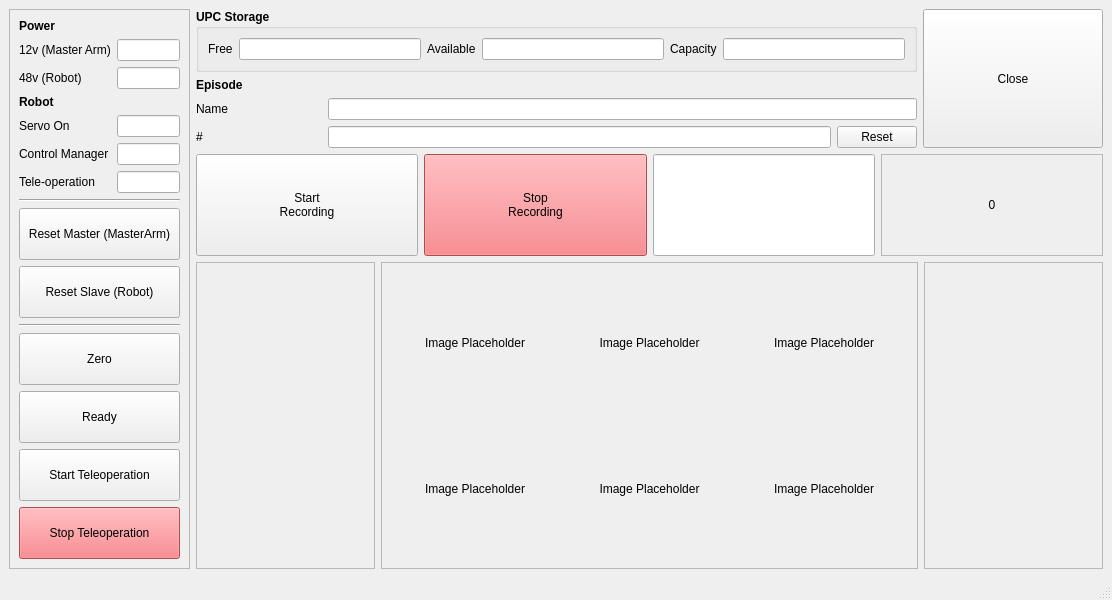
<?xml version="1.0" encoding="UTF-8"?>
<ui version="4.0">
 <class>MainWindow</class>
 <widget class="QMainWindow" name="MainWindow">
  <property name="geometry">
   <rect>
    <x>0</x>
    <y>0</y>
    <width>1112</width>
    <height>600</height>
   </rect>
  </property>
  <property name="windowTitle">
   <string>MainWindow</string>
  </property>
  <widget class="QWidget" name="centralwidget">
   <layout class="QHBoxLayout" name="horizontalLayout" stretch="1,5">
    <item>
     <widget class="QFrame" name="frame">
      <property name="frameShape">
       <enum>QFrame::Shape::StyledPanel</enum>
      </property>
      <property name="frameShadow">
       <enum>QFrame::Shadow::Raised</enum>
      </property>
      <layout class="QVBoxLayout" name="verticalLayout">
       <item>
        <layout class="QGridLayout" name="gridLayout">
         <item row="2" column="0">
          <widget class="QLabel" name="label_2">
           <property name="text">
            <string>48v (Robot)</string>
           </property>
          </widget>
         </item>
         <item row="3" column="0" colspan="2">
          <widget class="QLabel" name="label_4">
           <property name="font">
            <font>
             <bold>true</bold>
            </font>
           </property>
           <property name="text">
            <string>Robot</string>
           </property>
          </widget>
         </item>
         <item row="5" column="0">
          <widget class="QLabel" name="label_6">
           <property name="text">
            <string>Control Manager</string>
           </property>
          </widget>
         </item>
         <item row="4" column="1">
          <widget class="QLineEdit" name="LE_ServoOn">
           <property name="focusPolicy">
            <enum>Qt::FocusPolicy::NoFocus</enum>
           </property>
           <property name="readOnly">
            <bool>true</bool>
           </property>
          </widget>
         </item>
         <item row="1" column="1">
          <widget class="QLineEdit" name="LE_12v">
           <property name="focusPolicy">
            <enum>Qt::FocusPolicy::NoFocus</enum>
           </property>
           <property name="readOnly">
            <bool>true</bool>
           </property>
          </widget>
         </item>
         <item row="0" column="0" colspan="2">
          <widget class="QLabel" name="label_3">
           <property name="font">
            <font>
             <bold>true</bold>
            </font>
           </property>
           <property name="text">
            <string>Power</string>
           </property>
          </widget>
         </item>
         <item row="4" column="0">
          <widget class="QLabel" name="label_5">
           <property name="text">
            <string>Servo On</string>
           </property>
          </widget>
         </item>
         <item row="1" column="0">
          <widget class="QLabel" name="label">
           <property name="text">
            <string>12v (Master Arm)</string>
           </property>
          </widget>
         </item>
         <item row="2" column="1">
          <widget class="QLineEdit" name="LE_48v">
           <property name="focusPolicy">
            <enum>Qt::FocusPolicy::NoFocus</enum>
           </property>
           <property name="readOnly">
            <bool>true</bool>
           </property>
          </widget>
         </item>
         <item row="5" column="1">
          <widget class="QLineEdit" name="LE_ControlManager">
           <property name="focusPolicy">
            <enum>Qt::FocusPolicy::NoFocus</enum>
           </property>
           <property name="readOnly">
            <bool>true</bool>
           </property>
          </widget>
         </item>
         <item row="6" column="0">
          <widget class="QLabel" name="label_13">
           <property name="text">
            <string>Tele-operation</string>
           </property>
          </widget>
         </item>
         <item row="6" column="1">
          <widget class="QLineEdit" name="LE_Teleop">
           <property name="focusPolicy">
            <enum>Qt::FocusPolicy::NoFocus</enum>
           </property>
           <property name="readOnly">
            <bool>true</bool>
           </property>
          </widget>
         </item>
        </layout>
       </item>
       <item>
        <widget class="Line" name="line_2">
         <property name="lineWidth">
          <number>1</number>
         </property>
         <property name="orientation">
          <enum>Qt::Orientation::Horizontal</enum>
         </property>
        </widget>
       </item>
       <item>
        <widget class="QPushButton" name="PB_ResetMaster">
         <property name="sizePolicy">
          <sizepolicy hsizetype="Minimum" vsizetype="Preferred">
           <horstretch>0</horstretch>
           <verstretch>0</verstretch>
          </sizepolicy>
         </property>
         <property name="text">
          <string>Reset Master (MasterArm)</string>
         </property>
        </widget>
       </item>
       <item>
        <widget class="QPushButton" name="PB_ResetSlave">
         <property name="sizePolicy">
          <sizepolicy hsizetype="Minimum" vsizetype="Preferred">
           <horstretch>0</horstretch>
           <verstretch>0</verstretch>
          </sizepolicy>
         </property>
         <property name="text">
          <string>Reset Slave (Robot)</string>
         </property>
        </widget>
       </item>
       <item>
        <widget class="Line" name="line">
         <property name="orientation">
          <enum>Qt::Orientation::Horizontal</enum>
         </property>
        </widget>
       </item>
       <item>
        <widget class="QPushButton" name="PB_Zero">
         <property name="sizePolicy">
          <sizepolicy hsizetype="Minimum" vsizetype="Preferred">
           <horstretch>0</horstretch>
           <verstretch>0</verstretch>
          </sizepolicy>
         </property>
         <property name="text">
          <string>Zero</string>
         </property>
        </widget>
       </item>
       <item>
        <widget class="QPushButton" name="PB_Ready">
         <property name="sizePolicy">
          <sizepolicy hsizetype="Minimum" vsizetype="Preferred">
           <horstretch>0</horstretch>
           <verstretch>0</verstretch>
          </sizepolicy>
         </property>
         <property name="text">
          <string>Ready</string>
         </property>
        </widget>
       </item>
       <item>
        <widget class="QPushButton" name="PB_StartTeleoperation">
         <property name="sizePolicy">
          <sizepolicy hsizetype="Minimum" vsizetype="Preferred">
           <horstretch>0</horstretch>
           <verstretch>0</verstretch>
          </sizepolicy>
         </property>
         <property name="text">
          <string>Start Teleoperation</string>
         </property>
        </widget>
       </item>
       <item>
        <widget class="QPushButton" name="PB_StopTeleoperation">
         <property name="sizePolicy">
          <sizepolicy hsizetype="Minimum" vsizetype="Preferred">
           <horstretch>0</horstretch>
           <verstretch>0</verstretch>
          </sizepolicy>
         </property>
         <property name="styleSheet">
          <string notr="true">QPushButton {background-color: #f16a6f}</string>
         </property>
         <property name="text">
          <string>Stop Teleoperation</string>
         </property>
        </widget>
       </item>
      </layout>
     </widget>
    </item>
    <item>
     <layout class="QVBoxLayout" name="verticalLayout_2" stretch="1,1,3">
      <item>
       <layout class="QHBoxLayout" name="horizontalLayout_2" stretch="4,1">
        <item>
         <layout class="QVBoxLayout" name="verticalLayout_4">
          <item>
           <widget class="QGroupBox" name="groupBox">
            <property name="font">
             <font>
              <bold>true</bold>
             </font>
            </property>
            <property name="title">
             <string>UPC Storage</string>
            </property>
            <layout class="QHBoxLayout" name="horizontalLayout_3">
             <item>
              <widget class="QLabel" name="label_7">
               <property name="font">
                <font>
                 <bold>false</bold>
                </font>
               </property>
               <property name="text">
                <string>Free</string>
               </property>
              </widget>
             </item>
             <item>
              <widget class="QLineEdit" name="LE_UPCStorageFree">
               <property name="font">
                <font>
                 <bold>false</bold>
                </font>
               </property>
               <property name="focusPolicy">
                <enum>Qt::FocusPolicy::NoFocus</enum>
               </property>
               <property name="readOnly">
                <bool>true</bool>
               </property>
              </widget>
             </item>
             <item>
              <widget class="QLabel" name="label_8">
               <property name="font">
                <font>
                 <bold>false</bold>
                </font>
               </property>
               <property name="text">
                <string>Available</string>
               </property>
              </widget>
             </item>
             <item>
              <widget class="QLineEdit" name="LE_UPCStorageAvailable">
               <property name="font">
                <font>
                 <bold>false</bold>
                </font>
               </property>
               <property name="focusPolicy">
                <enum>Qt::FocusPolicy::NoFocus</enum>
               </property>
               <property name="readOnly">
                <bool>true</bool>
               </property>
              </widget>
             </item>
             <item>
              <widget class="QLabel" name="label_9">
               <property name="font">
                <font>
                 <bold>false</bold>
                </font>
               </property>
               <property name="text">
                <string>Capacity</string>
               </property>
              </widget>
             </item>
             <item>
              <widget class="QLineEdit" name="LE_UPCStorageCapacity">
               <property name="font">
                <font>
                 <bold>false</bold>
                </font>
               </property>
               <property name="focusPolicy">
                <enum>Qt::FocusPolicy::NoFocus</enum>
               </property>
               <property name="readOnly">
                <bool>true</bool>
               </property>
              </widget>
             </item>
            </layout>
           </widget>
          </item>
          <item>
           <layout class="QGridLayout" name="gridLayout_3" columnstretch="1,4,0">
            <item row="2" column="0">
             <widget class="QLabel" name="label_11">
              <property name="text">
               <string>#</string>
              </property>
             </widget>
            </item>
            <item row="2" column="2">
             <widget class="QPushButton" name="Pb_ResetEpisodeNumber">
              <property name="text">
               <string>Reset</string>
              </property>
             </widget>
            </item>
            <item row="1" column="1" colspan="2">
             <widget class="QLineEdit" name="LE_EpisodeName"/>
            </item>
            <item row="1" column="0">
             <widget class="QLabel" name="label_10">
              <property name="text">
               <string>Name</string>
              </property>
             </widget>
            </item>
            <item row="2" column="1">
             <widget class="QLineEdit" name="LE_EpisodeNumber"/>
            </item>
            <item row="0" column="0" colspan="3">
             <widget class="QLabel" name="label_12">
              <property name="font">
               <font>
                <bold>true</bold>
               </font>
              </property>
              <property name="text">
               <string>Episode</string>
              </property>
             </widget>
            </item>
           </layout>
          </item>
         </layout>
        </item>
        <item>
         <widget class="QPushButton" name="PB_Close">
          <property name="sizePolicy">
           <sizepolicy hsizetype="Minimum" vsizetype="Preferred">
            <horstretch>0</horstretch>
            <verstretch>0</verstretch>
           </sizepolicy>
          </property>
          <property name="text">
           <string>Close</string>
          </property>
         </widget>
        </item>
       </layout>
      </item>
      <item>
       <layout class="QHBoxLayout" name="horizontalLayout_4" stretch="1,1,1,1">
        <item>
         <widget class="QPushButton" name="PB_StartRecording">
          <property name="sizePolicy">
           <sizepolicy hsizetype="Minimum" vsizetype="Preferred">
            <horstretch>0</horstretch>
            <verstretch>0</verstretch>
           </sizepolicy>
          </property>
          <property name="text">
           <string>Start
Recording</string>
          </property>
         </widget>
        </item>
        <item>
         <widget class="QPushButton" name="PB_StopRecording">
          <property name="sizePolicy">
           <sizepolicy hsizetype="Minimum" vsizetype="Preferred">
            <horstretch>0</horstretch>
            <verstretch>0</verstretch>
           </sizepolicy>
          </property>
          <property name="styleSheet">
           <string notr="true">QPushButton {background-color: #f16a6f}</string>
          </property>
          <property name="text">
           <string>Stop
Recording</string>
          </property>
         </widget>
        </item>
        <item>
         <widget class="QLineEdit" name="LE_Recording">
          <property name="sizePolicy">
           <sizepolicy hsizetype="Expanding" vsizetype="Preferred">
            <horstretch>0</horstretch>
            <verstretch>0</verstretch>
           </sizepolicy>
          </property>
          <property name="focusPolicy">
           <enum>Qt::FocusPolicy::NoFocus</enum>
          </property>
          <property name="readOnly">
           <bool>true</bool>
          </property>
         </widget>
        </item>
        <item>
         <widget class="QFrame" name="frame_2">
          <property name="frameShape">
           <enum>QFrame::Shape::StyledPanel</enum>
          </property>
          <property name="frameShadow">
           <enum>QFrame::Shadow::Raised</enum>
          </property>
          <layout class="QVBoxLayout" name="verticalLayout_5">
           <item>
            <widget class="QLabel" name="L_RecordingCount">
             <property name="text">
              <string>0</string>
             </property>
             <property name="alignment">
              <set>Qt::AlignmentFlag::AlignCenter</set>
             </property>
            </widget>
           </item>
          </layout>
         </widget>
        </item>
       </layout>
      </item>
      <item>
       <layout class="QHBoxLayout" name="horizontalLayout_5" stretch="1,3,1">
        <item>
         <widget class="QFrame" name="frame_3">
          <property name="frameShape">
           <enum>QFrame::Shape::StyledPanel</enum>
          </property>
          <property name="frameShadow">
           <enum>QFrame::Shadow::Raised</enum>
          </property>
         </widget>
        </item>
        <item>
         <widget class="QFrame" name="frame_4">
          <property name="frameShape">
           <enum>QFrame::Shape::StyledPanel</enum>
          </property>
          <property name="frameShadow">
           <enum>QFrame::Shadow::Raised</enum>
          </property>
          <layout class="QGridLayout" name="gridLayout_2">
           <item row="1" column="1">
            <widget class="QLabel" name="L_Cam0Depth">
             <property name="text">
              <string>Image Placeholder</string>
             </property>
             <property name="alignment">
              <set>Qt::AlignmentFlag::AlignCenter</set>
             </property>
            </widget>
           </item>
           <item row="0" column="0">
            <widget class="QLabel" name="L_Cam1RGB">
             <property name="text">
              <string>Image Placeholder</string>
             </property>
             <property name="alignment">
              <set>Qt::AlignmentFlag::AlignCenter</set>
             </property>
            </widget>
           </item>
           <item row="1" column="0">
            <widget class="QLabel" name="L_Cam1Depth">
             <property name="text">
              <string>Image Placeholder</string>
             </property>
             <property name="alignment">
              <set>Qt::AlignmentFlag::AlignCenter</set>
             </property>
            </widget>
           </item>
           <item row="0" column="1">
            <widget class="QLabel" name="L_Cam0RGB">
             <property name="text">
              <string>Image Placeholder</string>
             </property>
             <property name="alignment">
              <set>Qt::AlignmentFlag::AlignCenter</set>
             </property>
            </widget>
           </item>
           <item row="0" column="2">
            <widget class="QLabel" name="L_Cam2RGB">
             <property name="text">
              <string>Image Placeholder</string>
             </property>
             <property name="alignment">
              <set>Qt::AlignmentFlag::AlignCenter</set>
             </property>
            </widget>
           </item>
           <item row="1" column="2">
            <widget class="QLabel" name="L_Cam2Depth">
             <property name="text">
              <string>Image Placeholder</string>
             </property>
             <property name="alignment">
              <set>Qt::AlignmentFlag::AlignCenter</set>
             </property>
            </widget>
           </item>
          </layout>
         </widget>
        </item>
        <item>
         <widget class="QFrame" name="frame_5">
          <property name="frameShape">
           <enum>QFrame::Shape::StyledPanel</enum>
          </property>
          <property name="frameShadow">
           <enum>QFrame::Shadow::Raised</enum>
          </property>
         </widget>
        </item>
       </layout>
      </item>
     </layout>
    </item>
   </layout>
  </widget>
  <widget class="QMenuBar" name="menubar">
   <property name="geometry">
    <rect>
     <x>0</x>
     <y>0</y>
     <width>1112</width>
     <height>22</height>
    </rect>
   </property>
  </widget>
  <widget class="QStatusBar" name="statusbar"/>
 </widget>
 <resources/>
 <connections/>
</ui>
